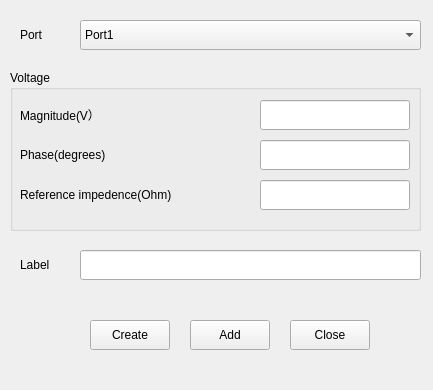
<?xml version="1.0" encoding="UTF-8"?>
<ui version="4.0">
 <class>frmVoltageSource</class>
 <widget class="QMainWindow" name="frmVoltageSource">
  <property name="geometry">
   <rect>
    <x>0</x>
    <y>0</y>
    <width>433</width>
    <height>390</height>
   </rect>
  </property>
  <property name="windowTitle">
   <string>Add voltage source</string>
  </property>
  <widget class="QWidget" name="centralwidget">
   <widget class="QLabel" name="lblPort">
    <property name="geometry">
     <rect>
      <x>20</x>
      <y>20</y>
      <width>51</width>
      <height>30</height>
     </rect>
    </property>
    <property name="text">
     <string>Port</string>
    </property>
   </widget>
   <widget class="QComboBox" name="cbxPort">
    <property name="geometry">
     <rect>
      <x>80</x>
      <y>20</y>
      <width>341</width>
      <height>30</height>
     </rect>
    </property>
    <item>
     <property name="text">
      <string>Port1</string>
     </property>
    </item>
    <item>
     <property name="text">
      <string>Port2</string>
     </property>
    </item>
   </widget>
   <widget class="QGroupBox" name="groupBox">
    <property name="geometry">
     <rect>
      <x>10</x>
      <y>70</y>
      <width>411</width>
      <height>161</height>
     </rect>
    </property>
    <property name="title">
     <string>Voltage</string>
    </property>
    <widget class="QLabel" name="lblMagitude">
     <property name="geometry">
      <rect>
       <x>10</x>
       <y>30</y>
       <width>236</width>
       <height>30</height>
      </rect>
     </property>
     <property name="text">
      <string>Magnitude(V）</string>
     </property>
    </widget>
    <widget class="QLabel" name="lblPhase">
     <property name="geometry">
      <rect>
       <x>10</x>
       <y>70</y>
       <width>236</width>
       <height>30</height>
      </rect>
     </property>
     <property name="text">
      <string>Phase(degrees)</string>
     </property>
    </widget>
    <widget class="QLabel" name="lblImpedence">
     <property name="geometry">
      <rect>
       <x>10</x>
       <y>110</y>
       <width>236</width>
       <height>30</height>
      </rect>
     </property>
     <property name="text">
      <string>Reference impedence(Ohm)</string>
     </property>
    </widget>
    <widget class="QLineEdit" name="txtMagnitude">
     <property name="geometry">
      <rect>
       <x>250</x>
       <y>30</y>
       <width>150</width>
       <height>30</height>
      </rect>
     </property>
    </widget>
    <widget class="QLineEdit" name="txtPhase">
     <property name="geometry">
      <rect>
       <x>250</x>
       <y>70</y>
       <width>150</width>
       <height>30</height>
      </rect>
     </property>
    </widget>
    <widget class="QLineEdit" name="txtImpedence">
     <property name="geometry">
      <rect>
       <x>250</x>
       <y>110</y>
       <width>150</width>
       <height>30</height>
      </rect>
     </property>
    </widget>
   </widget>
   <widget class="QLineEdit" name="txtSourceName">
    <property name="geometry">
     <rect>
      <x>80</x>
      <y>250</y>
      <width>341</width>
      <height>30</height>
     </rect>
    </property>
   </widget>
   <widget class="QLabel" name="label_5">
    <property name="geometry">
     <rect>
      <x>20</x>
      <y>250</y>
      <width>51</width>
      <height>30</height>
     </rect>
    </property>
    <property name="text">
     <string>Label</string>
    </property>
   </widget>
   <widget class="QPushButton" name="btnCreate">
    <property name="geometry">
     <rect>
      <x>90</x>
      <y>320</y>
      <width>80</width>
      <height>30</height>
     </rect>
    </property>
    <property name="text">
     <string>Create</string>
    </property>
   </widget>
   <widget class="QPushButton" name="btnAdd">
    <property name="geometry">
     <rect>
      <x>190</x>
      <y>320</y>
      <width>80</width>
      <height>30</height>
     </rect>
    </property>
    <property name="text">
     <string>Add</string>
    </property>
   </widget>
   <widget class="QPushButton" name="btnClose">
    <property name="geometry">
     <rect>
      <x>290</x>
      <y>320</y>
      <width>80</width>
      <height>30</height>
     </rect>
    </property>
    <property name="text">
     <string>Close</string>
    </property>
   </widget>
  </widget>
 </widget>
 <resources/>
 <connections/>
</ui>
